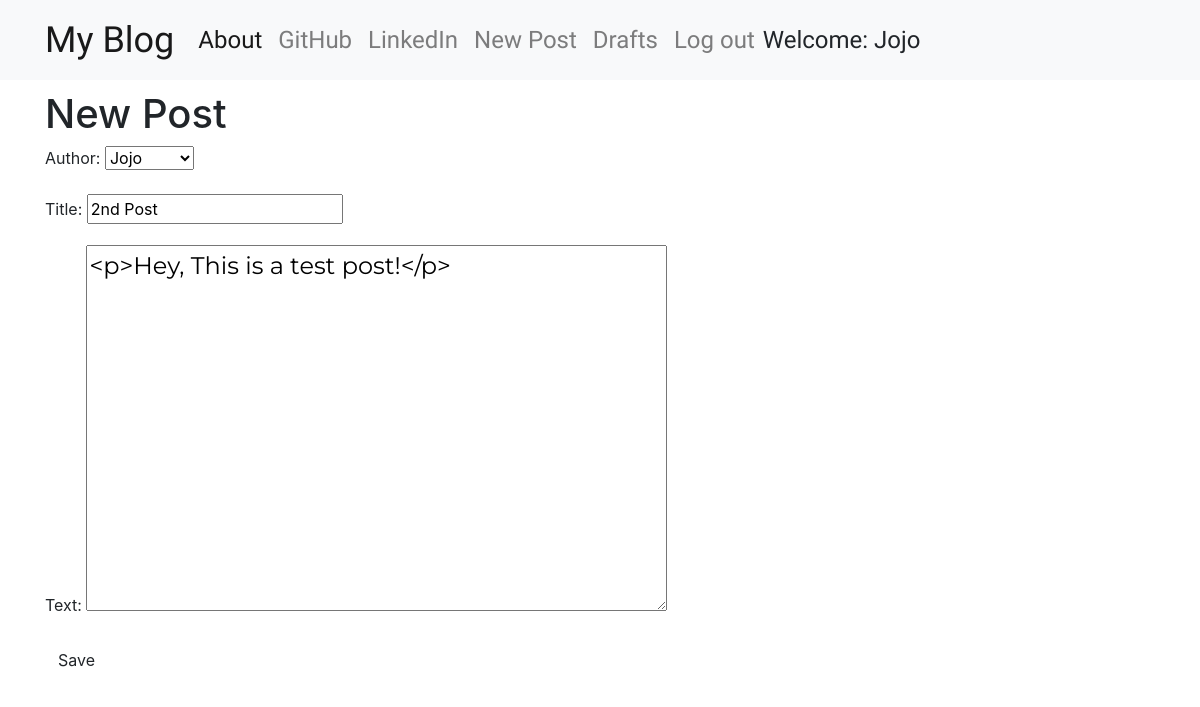
Page /post/5/edit/ (signed in) on the committed database.
### blog/models.py (models this page shows, shortened)
class Post(models.Model):
    author = models.ForeignKey('auth.User',on_delete=models.CASCADE)
    title = models.CharField(max_length=200)
    text = models.TextField()
    created_date = models.DateTimeField(default=timezone.now)
    published_date = models.DateTimeField(blank=True,null=True)

### blog/views.py (the view)
# urls.py: path('post/<int:pk>/edit/',views.PostUpdateView.as_view(),name='post_edit'),
class PostUpdateView(LoginRequiredMixin,UpdateView):
    login_url = '/login/'
    redirect_field_name = 'blog/post_detail.html'
    form_class = PostForm
    model = Post

### blog/forms.py
class PostForm(forms.ModelForm):
    class Meta():
        model = Post
        fields = ('author','title','text')
        widgets = {
            'title':forms.TextInput(attrs={'class':'textinputclass'}),
            'text':forms.Textarea(attrs={'class':'editable medium-editor-textarea postcontent'})
        }

### blog/templates/blog/post_form.html (shortened to what this page needs)
{% extends "blog/base.html" %}
{% block content%}
<h1>New Post</h1>
<form class="post-form" method="POST">
  {{form.as_p}}
  <button type="submit" class="save btn btn-default">Save</button>
</form>
{% endblock %}

### blog/templates/blog/base.html (shortened to what this page needs)
<!DOCTYPE html>
{% load static %}
<html lang="en" dir="ltr">
  <head>
    <link rel="stylesheet" href="https://stackpath.bootstrapcdn.com/bootstrap/4.5.0/css/bootstrap.min.css">
    <link href="https://maxcdn.bootstrapcdn.com/font-awesome/4.7.0/css/font-awesome.min.css" rel="stylesheet">
    <link rel="stylesheet" href="//cdn.jsdelivr.net/npm/medium-editor@latest/dist/css/medium-editor.min.css" type="text/css" media="screen" charset="utf-8">
    <link rel="stylesheet" href="{% static 'css/blog.css' %}">
  </head>
  <body class='loader'>
    <nav class="navbar navbar-expand-lg navbar-light bg-light techfont">
      <div class="container">
  <a class="navbar-brand" href="{% url 'post_list' %}">My Blog</a>
  <div class="collapse navbar-collapse" id="navbarNavAltMarkup">
    <div class="navbar-nav">
      <a class="nav-item nav-link active" href="{% url 'about' %}">About</a>
      <a class="nav-item nav-link" href="https://www.github.com">GitHub</a>
      <a class="nav-item nav-link" href="https://www.linkedin.com">LinkedIn</a>
      <div class="navbar-nav align-items-center ml-auto">
        {% if user.is_authenticated %}
          <a class="nav-item nav-link" href="{% url 'post_new' %}">New Post</a>
          <a class="nav-item nav-link" href="{% url 'post_draft_list' %}">Drafts</a>
          <a class="nav-item nav-link" href="{% url 'logout' %}">Log out</a>
          <a >Welcome: {{ user.username }}</a>
        {% else %}
          <a class="nav-item nav-link" href="{% url 'login' %}" aria-label="Login">
            <span class="fa fa-user" aria-hidden="true"></span></a>
        {% endif %}
      </div>
    </div>
  </div>
</div>
</nav>
<div class="content container">
  <div class="row">
    <div class="col-md-8">
      <div class="blog_posts">
        {% block content %}
        {% endblock %}
      </div>
    </div>
  </div>
</div>
  </body>
</html>

### blog/static/css/blog.css (style rules this page uses)
.techfont { font-family: 'Marvel',sans-serif; font-size: 1.5em; margin-bottom: 10px; }
.navbar-brand { font-size: 1.5em; }
.postcontent { font-family: 'Montserrat'; font-size: 1.5em; }
.loader { filter:hue-rotate(0deg); color:linear-gradient(45deg,#0f8,#08f); animation:hue 10000ms infinite linear; }

### rows in the picture
Post: author "Jojo", title "2nd Post", text "<p>Hey, This is a test post!</p>"

### other values in the picture
{{ user.username }} "Jojo"
